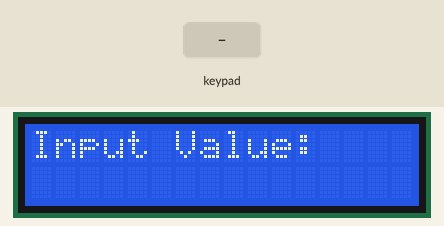
Simulated run of this program. Board: Raspberry Pi (header pin numbers). Shown: 16×2 character LCD. The test bench sets the inputs (shaded band). Library files of the repository ran but are not shown: _LCD1602.py.

Above: at 1.2 s.
1.3 s: keypad keys 1 2 D pressed 0.4 s apart
At 2.23 s:
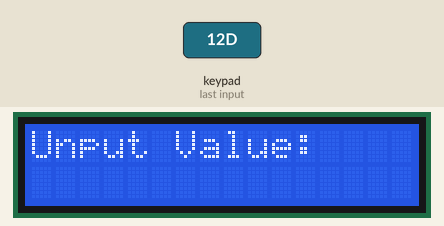
At 3.7 s:
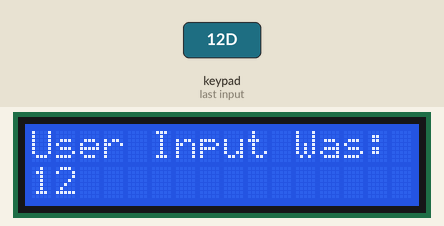
7.0 s: keypad keys 2 5 D pressed 0.4 s apart
At 7.89 s:
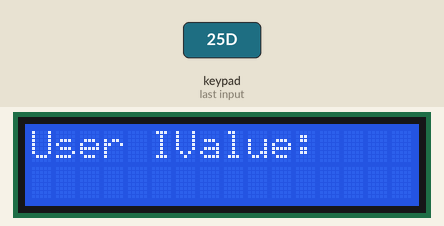
Timing chart, 0 to 10.0 s (numbered marks = the images above; inputs shaded):
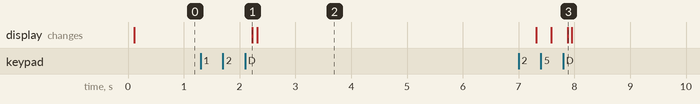

Measured:
- after the input at 1.3 s, the display: changes after 0.93 s (image 1)
- after the input at 7.0 s, the display: first differs from a run without the input after 0.88 s (image 3)

The program:

lesson34_keypad_lcd.py
```python
from time import sleep
from _App import App
from _KeyPad import KeyPad
import _LCD1602 as LCD

def onReturn(value):
    LCD.write(0, 0, 'User Input Was:')
    LCD.write(0, 1, value)
    sleep(5)
    LCD.clear()

def main():
    fps = 0.2
    keypad = KeyPad(returnKey='D')
    keypad.onReturn = lambda output: onReturn(output)
    LCD.init(0x27, 1)

    while True:
        LCD.write(0, 0, 'Input Value:')
        keypad.processEvents()
        sleep(fps)

app = App()
app.main = lambda: main()
app.run()
LCD.clear()
```

_App.py
```python
from enum import Enum
from types import LambdaType
import RPi.GPIO as GPIO

class PinType(Enum):
    BCM = GPIO.BCM
    BOARD = GPIO.BOARD

class App(object):
    def __init__(self, type: PinType = PinType.BCM):
        self.__type = type
        self.__main = None
        super().__init__()
        GPIO.setmode(type.value)

    def __del__(self):
        self.close()

    @property
    def type(self) -> PinType:
        return self.__type

    @property
    def main(self) -> LambdaType:
        return self.__main

    @main.setter
    def main(self, newValue: LambdaType):
        if self.__type is not None:
            self.__main = newValue

    def run(self):
        try:
            if self.__main is not None:
                self.__main()
        except KeyboardInterrupt:
            print(' Interrupted')
        self.close()

    def close(self):
        self.__main = None
        if self.__type is not None:
            self.__type = None
            GPIO.cleanup()
            print("Done!")
```

_KeyPad.py
```python
from types import LambdaType
import RPi.GPIO as GPIO

class KeyPad(object):
    def __init__(self, rows=[26,19,13,6], cols=[5,22,27,17], keys=[['1','2','3','A'],['4','5','6','B'],['7','8','9','C'],['*','0','#','D']], returnKey=None):
        self.__rows = rows
        self.__cols = cols
        self.__keys = keys
        self.__returnKey = returnKey
        self.__onReturn = None
        self.__output = ''
        self.__state = [[0 for x in range(len(rows))] for y in range(len(cols))]
        super().__init__()
        for rowPin in self.__rows:
            GPIO.setup(rowPin, GPIO.OUT)
        for colPin in self.__cols:
            GPIO.setup(colPin, GPIO.IN, pull_up_down=GPIO.PUD_DOWN)

    @property
    def onReturn(self) -> LambdaType:
        return self.__onReturn

    @onReturn.setter
    def onReturn(self, newValue: LambdaType):
        self.__onReturn = newValue

    def processEvents(self):
        for row, rowPin in enumerate(self.__rows):
            GPIO.output(rowPin, GPIO.HIGH)
            for col, colPin in enumerate(self.__cols):
                newState = GPIO.input(colPin)
                if self.__state[row][col] != newState:
                    self.__state[row][col] = newState
                    if newState == 1:
                        self.__onKeyPressed(self.__keys[row][col])
            GPIO.output(rowPin, GPIO.LOW)

    def __onKeyPressed(self, key):
        if key == self.__returnKey:
            if len(self.__output) > 0:
                if self.__onReturn is not None:
                    self.__onReturn(self.__output)
                self.__output = ''
        else:
            self.__output += str(key)
```
